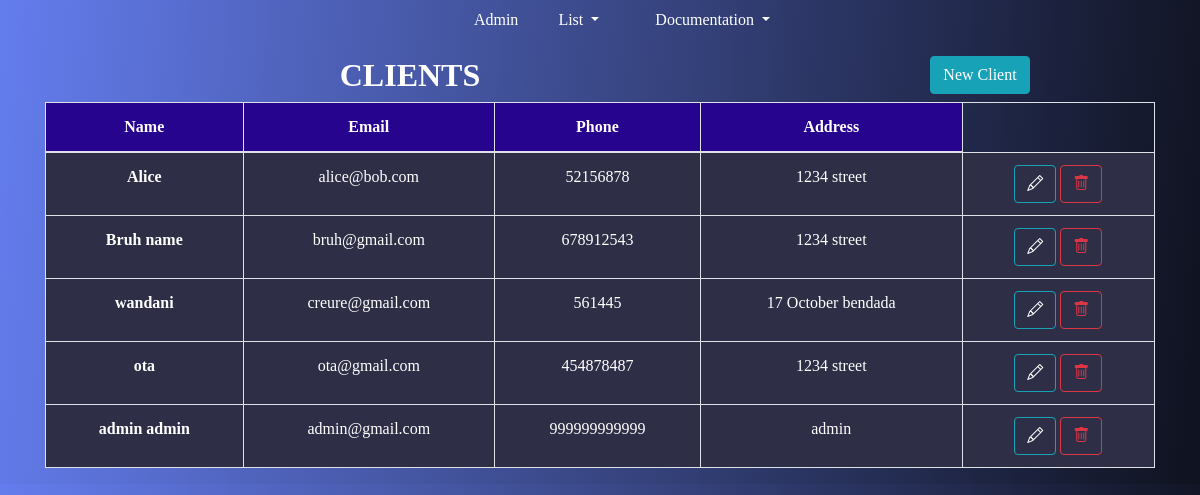
/clients/clientList/, run on the app's committed database.
### managementapp/models.py (models this page shows, shortened)
class Client(models.Model):
    name = models.CharField(max_length=300)
    email = models.CharField(max_length=300)
    phoneNumber = models.IntegerField()
    address = models.CharField(max_length=300)

### managementapp/views/client/clientViews.py (the view)
# urls.py: path('clientList/', views.clientList, name='clientList'),
def clientList(request):
    if request.method == 'POST':
        addClientForm = forms.addClient(request.POST)
        if addClientForm.is_valid():
            addClientForm.save()
            return redirect("clients:clientList")
    else:
        addClientForm = forms.addClient()
    return render(request, 'clients/list/clientList.html', {
        'clientsList': Client.objects.all(),
        'addClientForm': addClientForm})

### managementapp/templates/clients/list/clientList.html (shortened to what this page needs)
{% extends "layout/base.html" %}
{% load crispy_forms_tags %}
{% block content %}
<div class="container-lg">
    <div class="table-responsive">
        <div class="table-wrapper">
            <div class="table-title">
                <div class="row">
                    <div class="col-sm-8"><h2><b>CLIENTS</b></h2></div>
                    <div class="col-sm-4">
                            <a type="button" href="{% url 'clients:addClient' %}" class="btn btn-info add-new" data-toggle="modal" data-target="#addClientModal">
                                New Client
                            </a>
                    </div>
                </div>
            </div>
            <table class="table table-bordered">
                <thead>
                    <tr>
                        <th>Name</th>
                        <th>Email</th>
                        <th>Phone</th>
                        <th>Address</th>
                    </tr>
                </thead>
                <tbody>
                {% for client in clientsList%}
                    <tr>
                        <td><a href="{% url 'clients:clientProfile' id=client.id %}"> <b> {{ client.name }} </b></a> </td>
                        <td> {{ client.email }} </td>
                        <td> {{ client.phoneNumber }} </td>
                        <td> {{ client.address }} </td>
                        <td>
                            <a class="btn btn-outline-info"  href="{% url 'clients:updateClient' id=client.id %}" title="" data-toggle="tooltip" data-original-title="Edit">
                                <i class="bi bi-pencil"></i>
                            </a>
                            <button type="button" class="btn btn-outline-danger" data-toggle="modal" data-target="#exampleModalCenter">
                                <i class="bi bi-trash"></i>
                            </button>
                        </td>
                    </tr>
                {% endfor %}
                </tbody>
            </table>
        </div>
    </div>
</div>
{% endblock %}

### assets/css/style.css (style rules this page uses)
.app-body { background: linear-gradient(95deg, #647dee, #0f121f); font-family: ubuntu; text-align: center; }
a, a:hover, a:visited { color: #fff !important; text-decoration: none !important; }
h1, h2, h3, h4, h5 { font-family: monospace; text-align: center; color: white !important; }
table { text-align: center; }
tbody { background: #37384e }
th { background: #26048e; }
td { color: white; background: #2e2f46; }
.table-responsive { overflow-x: hidden !important; }
th { color: white; }

### data on the page
Client: name "Alice", email "alice@bob.com", phoneNumber "52156878", address "1234 street"
Client: name "Bruh name", email "bruh@gmail.com", phoneNumber "678912543", address "1234 street"
Client: name "wandani", email "creure@gmail.com", phoneNumber "561445", address "17 October bendada"
Client: name "ota", email "ota@gmail.com", phoneNumber "454878487", address "1234 street"
Client: name "admin admin", email "admin@gmail.com", phoneNumber "999999999999", address "admin"
